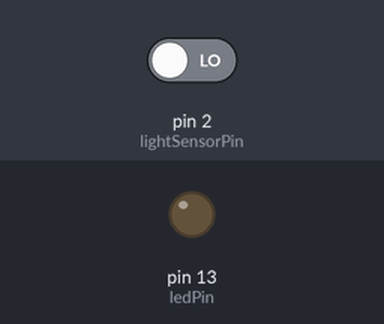
Simulated run of this sketch. Board: Arduino Uno, built with avr-gcc and run on an emulated ATmega328P. Shown: output pins drawn as LEDs (lit = HIGH). The test bench sets the inputs (shaded band); at power-on: pin 2 (lightSensorPin) LOW.

Above: at 1.2 s.
1.3 s: pin 2 (lightSensorPin) driven HIGH
At 2.2 s:
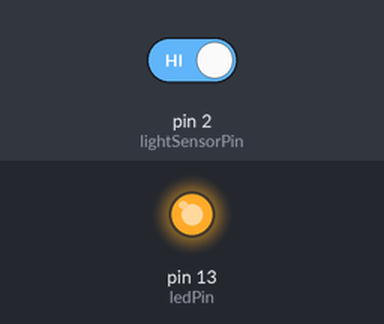
2.8 s: pin 2 (lightSensorPin) driven LOW
At 3.4 s:
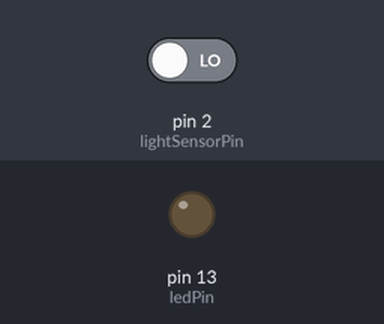
Timing chart, 0 to 5.8 s (numbered marks = the images above; inputs shaded):
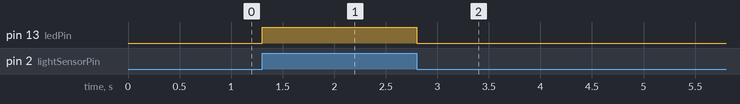

The sketch:

use-light-sensor-to-control-led.ino
```cpp
const int ledPin = 13;
const int lightSensorPin = 2;

void setup() {
  // put your setup code here, to run once:
  pinMode(ledPin, OUTPUT);
  pinMode(lightSensorPin, INPUT);

}

void loop() {
  // put your main code here, to run repeatedly:
  int lightSensorStatus = digitalRead(lightSensorPin);

  if (lightSensorStatus == HIGH){ // higher than threshold
    digitalWrite(ledPin, HIGH);
  } else{
    digitalWrite(ledPin, LOW);
  }
}
```

Measured:
- after the input at 1.3 s, pin 13 (ledPin): LOW → HIGH at once
- after the input at 2.8 s, pin 13 (ledPin): HIGH → LOW at once
